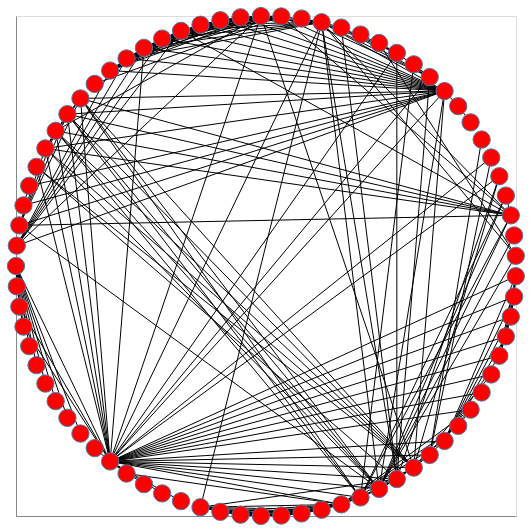

The notebook cell saved with this chart:
### Code cell
nxa.draw_networkx(G, pos=nx.shell_layout(G),
    node_tooltip='name:N'
).properties(width=500, height=500)

### Figure 1 — Vega-Lite specification as saved in the notebook (floating-point values rounded to 4 significant figures; data arrays with more than 128 entries replaced by an {"elided": "..."} marker saying what was removed)
{"config": {"view": {"continuousWidth": 300, "continuousHeight": 300}}, "layer": [{"data": {"name": "data-a62dcf010dfa22e1806dfb55efddf98f"}, "mark": {"type": "line", "color": "black", "opacity": 1, "strokeWidth": 1}, "encoding": {"detail": {"field": "edge", "type": "quantitative"}, "x": {"axis": {"grid": false, "labels": false, "ticks": false, "title": ""}, "field": "x", "type": "quantitative"}, "y": {"axis": {"grid": false, "labels": false, "ticks": false, "title": ""}, "field": "y", "type": "quantitative"}}}, {"data": {"name": "data-66656228ed8a193360cfcbbc5307fd1a"}, "mark": {"type": "point", "fill": "red", "opacity": 1, "size": 300, "strokeWidth": 1.0}, "encoding": {"tooltip": {"field": "name", "type": "nominal"}, "x": {"axis": {"grid": false, "labels": false, "ticks": false}, "field": "x", "type": "quantitative"}, "y": {"axis": {"grid": false, "labels": false, "ticks": false}, "field": "y", "type": "quantitative"}}}], "height": 500, "width": 500, "$schema": "https://vega.github.io/schema/vega-lite/v5.8.0.json", "datasets": {"data-a62dcf010dfa22e1806dfb55efddf98f": {"elided": "508 records"}, "data-66656228ed8a193360cfcbbc5307fd1a": [{"degree": 10, "y": -8.742e-08, "group": 1, "Eigenvector Centrality": 0.02813, "name": "Myriel", "x": -1.0}, {"degree": 1, "y": -0.08151, "group": 1, "Eigenvector Centrality": 0.002343, "name": "Napoleon", "x": -0.9967}, {"degree": 3, "y": -0.1625, "group": 1, "Eigenvector Centrality": 0.02687, "name": "Mlle.Baptistine", "x": -0.9867}, {"degree": 3, "y": -0.2424, "group": 1, "Eigenvector Centrality": 0.02687, "name": "Mme.Magloire", "x": -0.9702}, {"degree": 1, "y": -0.3206, "group": 1, "Eigenvector Centrality": 0.002343, "name": "CountessdeLo", "x": -0.9472}, {"degree": 1, "y": -0.3968, "group": 1, "Eigenvector Centrality": 0.002343, "name": "Geborand", "x": -0.9179}, {"degree": 1, "y": -0.4703, "group": 1, "Eigenvector Centrality": 0.002343, "name": "Champtercier", "x": -0.8825}, {"degree": 1, "y": -0.5406, "group": 1, "Eigenvector Centrality": 0.002343, "name": "Cravatte", "x": -0.8413}, {"degree": 1, "y": -0.6074, "group": 1, "Eigenvector Centrality": 0.002343, "name": "Count", "x": -0.7944}, {"degree": 1, "y": -0.6701, "group": 1, "Eigenvector Centrality": 0.002343, "name": "OldMan", "x": -0.7422}, {"degree": 1, "y": -0.7284, "group": 2, "Eigenvector Centrality": 0.02229, "name": "Labarre", "x": -0.6851}, {"degree": 36, "y": -0.7818, "group": 2, "Eigenvector Centrality": 0.2676, "name": "Valjean", "x": -0.6235}, {"degree": 2, "y": -0.8301, "group": 3, "Eigenvector Centrality": 0.02977, "name": "Marguerite", "x": -0.5577}, {"degree": 1, "y": -0.8727, "group": 2, "Eigenvector Centrality": 0.02229, "name": "Mme.deR", "x": -0.4882}, {"degree": 1, "y": -0.9096, "group": 2, "Eigenvector Centrality": 0.02229, "name": "Isabeau", "x": -0.4154}, {"degree": 1, "y": -0.9405, "group": 2, "Eigenvector Centrality": 0.02229, "name": "Gervais", "x": -0.3399}, {"degree": 9, "y": -0.965, "group": 3, "Eigenvector Centrality": 0.04815, "name": "Tholomyes", "x": -0.2621}, {"degree": 7, "y": -0.9832, "group": 3, "Eigenvector Centrality": 0.01969, "name": "Listolier", "x": -0.1826}, {"degree": 7, "y": -0.9948, "group": 3, "Eigenvector Centrality": 0.01969, "name": "Fameuil", "x": -0.1018}, {"degree": 7, "y": -0.9998, "group": 3, "Eigenvector Centrality": 0.01969, "name": "Blacheville", "x": -0.0204}, {"degree": 7, "y": -0.9981, "group": 3, "Eigenvector Centrality": 0.01969, "name": "Favourite", "x": 0.06116}, {"degree": 7, "y": -0.9898, "group": 3, "Eigenvector Centrality": 0.01969, "name": "Dahlia", "x": 0.1423}, {"degree": 7, "y": -0.9749, "group": 3, "Eigenvector Centrality": 0.01969, "name": "Zephine", "x": 0.2225}, {"degree": 15, "y": -0.9535, "group": 3, "Eigenvector Centrality": 0.08976, "name": "Fantine", "x": 0.3012}, {"degree": 11, "y": -0.9258, "group": 4, "Eigenvector Centrality": 0.1223, "name": "Mme.Thenardier", "x": 0.378}, {"degree": 16, "y": -0.8919, "group": 4, "Eigenvector Centrality": 0.1878, "name": "Thenardier", "x": 0.4522}, {"degree": 11, "y": -0.8521, "group": 5, "Eigenvector Centrality": 0.111, "name": "Cosette", "x": 0.5234}, {"degree": 17, "y": -0.8066, "group": 4, "Eigenvector Centrality": 0.1842, "name": "Javert", "x": 0.5911}, {"degree": 4, "y": -0.7557, "group": 0, "Eigenvector Centrality": 0.04005, "name": "Fauchelevent", "x": 0.6549}, {"degree": 8, "y": -0.6999, "group": 2, "Eigenvector Centrality": 0.06228, "name": "Bamatabois", "x": 0.7143}, {"degree": 2, "y": -0.6393, "group": 3, "Eigenvector Centrality": 0.01131, "name": "Perpetue", "x": 0.769}, {"degree": 4, "y": -0.5745, "group": 2, "Eigenvector Centrality": 0.04606, "name": "Simplice", "x": 0.8185}, {"degree": 1, "y": -0.5059, "group": 2, "Eigenvector Centrality": 0.02229, "name": "Scaufflaire", "x": 0.8626}, {"degree": 2, "y": -0.4339, "group": 2, "Eigenvector Centrality": 0.03764, "name": "Woman1", "x": 0.901}, {"degree": 6, "y": -0.359, "group": 2, "Eigenvector Centrality": 0.04121, "name": "Judge", "x": 0.9333}, {"degree": 6, "y": -0.2817, "group": 2, "Eigenvector Centrality": 0.04121, "name": "Champmathieu", "x": 0.9595}, {"degree": 6, "y": -0.2026, "group": 2, "Eigenvector Centrality": 0.04121, "name": "Brevet", "x": 0.9793}, {"degree": 6, "y": -0.1221, "group": 2, "Eigenvector Centrality": 0.04121, "name": "Chenildieu", "x": 0.9925}, {"degree": 6, "y": -0.04079, "group": 2, "Eigenvector Centrality": 0.04121, "name": "Cochepaille", "x": 0.9992}, {"degree": 3, "y": 0.04079, "group": 4, "Eigenvector Centrality": 0.03793, "name": "Pontmercy", "x": 0.9992}, {"degree": 1, "y": 0.1221, "group": 6, "Eigenvector Centrality": 0.01564, "name": "Boulatruelle", "x": 0.9925}, {"degree": 11, "y": 0.2026, "group": 4, "Eigenvector Centrality": 0.1419, "name": "Eponine", "x": 0.9793}, {"degree": 3, "y": 0.2817, "group": 4, "Eigenvector Centrality": 0.03765, "name": "Anzelma", "x": 0.9595}, {"degree": 3, "y": 0.359, "group": 5, "Eigenvector Centrality": 0.04688, "name": "Woman2", "x": 0.9333}, {"degree": 2, "y": 0.4339, "group": 0, "Eigenvector Centrality": 0.02563, "name": "MotherInnocent", "x": 0.901}, {"degree": 1, "y": 0.5059, "group": 0, "Eigenvector Centrality": 0.003336, "name": "Gribier", "x": 0.8626}, {"degree": 1, "y": 0.5745, "group": 7, "Eigenvector Centrality": 0.00222, "name": "Jondrette", "x": 0.8185}, {"degree": 2, "y": 0.6393, "group": 7, "Eigenvector Centrality": 0.02666, "name": "Mme.Burgon", "x": 0.769}, {"degree": 22, "y": 0.6999, "group": 8, "Eigenvector Centrality": 0.3178, "name": "Gavroche", "x": 0.7143}, {"degree": 7, "y": 0.7557, "group": 5, "Eigenvector Centrality": 0.0654, "name": "Gillenormand", "x": 0.6549}, {"degree": 2, "y": 0.8066, "group": 5, "Eigenvector Centrality": 0.01563, "name": "Magnon", "x": 0.5911}, {"degree": 7, "y": 0.8521, "group": 5, "Eigenvector Centrality": 0.06317, "name": "Mlle.Gillenormand", "x": 0.5234}, {"degree": 2, "y": 0.8919, "group": 5, "Eigenvector Centrality": 0.008421, "name": "Mme.Pontmercy", "x": 0.4522}, {"degree": 1, "y": 0.9258, "group": 5, "Eigenvector Centrality": 0.005262, "name": "Mlle.Vaubois", "x": 0.378}, {"degree": 4, "y": 0.9535, "group": 5, "Eigenvector Centrality": 0.04154, "name": "Lt.Gillenormand", "x": 0.3012}, {"degree": 19, "y": 0.9749, "group": 8, "Eigenvector Centrality": 0.2591, "name": "Marius", "x": 0.2225}, {"degree": 2, "y": 0.9898, "group": 5, "Eigenvector Centrality": 0.02703, "name": "BaronessT", "x": 0.1423}, {"degree": 11, "y": 0.9981, "group": 8, "Eigenvector Centrality": 0.195, "name": "Mabeuf", "x": 0.06116}, {"degree": 15, "y": 0.9998, "group": 8, "Eigenvector Centrality": 0.2672, "name": "Enjolras", "x": -0.0204}, {"degree": 11, "y": 0.9948, "group": 8, "Eigenvector Centrality": 0.2107, "name": "Combeferre", "x": -0.1018}, {"degree": 9, "y": 0.9832, "group": 8, "Eigenvector Centrality": 0.1758, "name": "Prouvaire", "x": -0.1826}, {"degree": 11, "y": 0.965, "group": 8, "Eigenvector Centrality": 0.2107, "name": "Feuilly", "x": -0.2621}, {"degree": 13, "y": 0.9405, "group": 8, "Eigenvector Centrality": 0.2325, "name": "Courfeyrac", "x": -0.3399}, {"degree": 12, "y": 0.9096, "group": 8, "Eigenvector Centrality": 0.2216, "name": "Bahorel", "x": -0.4154}, {"degree": 13, "y": 0.8727, "group": 8, "Eigenvector Centrality": 0.2421, "name": "Bossuet", "x": -0.4882}, {"degree": 12, "y": 0.8301, "group": 8, "Eigenvector Centrality": 0.2216, "name": "Joly", "x": -0.5577}, {"degree": 10, "y": 0.7818, "group": 8, "Eigenvector Centrality": 0.1866, "name": "Grantaire", "x": -0.6235}, {"degree": 1, "y": 0.7284, "group": 9, "Eigenvector Centrality": 0.01624, "name": "MotherPlutarch", "x": -0.6851}, {"degree": 10, "y": 0.6701, "group": 4, "Eigenvector Centrality": 0.1454, "name": "Gueulemer", "x": -0.7422}, {"degree": 10, "y": 0.6074, "group": 4, "Eigenvector Centrality": 0.1454, "name": "Babet", "x": -0.7944}, {"degree": 10, "y": 0.5406, "group": 4, "Eigenvector Centrality": 0.1415, "name": "Claquesous", "x": -0.8413}, {"degree": 9, "y": 0.4703, "group": 4, "Eigenvector Centrality": 0.136, "name": "Montparnasse", "x": -0.8825}, {"degree": 3, "y": 0.3968, "group": 5, "Eigenvector Centrality": 0.04688, "name": "Toussaint", "x": -0.9179}, {"degree": 2, "y": 0.3206, "group": 10, "Eigenvector Centrality": 0.02888, "name": "Child1", "x": -0.9472}, {"degree": 2, "y": 0.2424, "group": 10, "Eigenvector Centrality": 0.02888, "name": "Child2", "x": -0.9702}, {"degree": 7, "y": 0.1625, "group": 4, "Eigenvector Centrality": 0.1013, "name": "Brujon", "x": -0.9867}, {"degree": 7, "y": 0.08151, "group": 8, "Eigenvector Centrality": 0.1407, "name": "Mme.Hucheloup", "x": -0.9967}]}}
